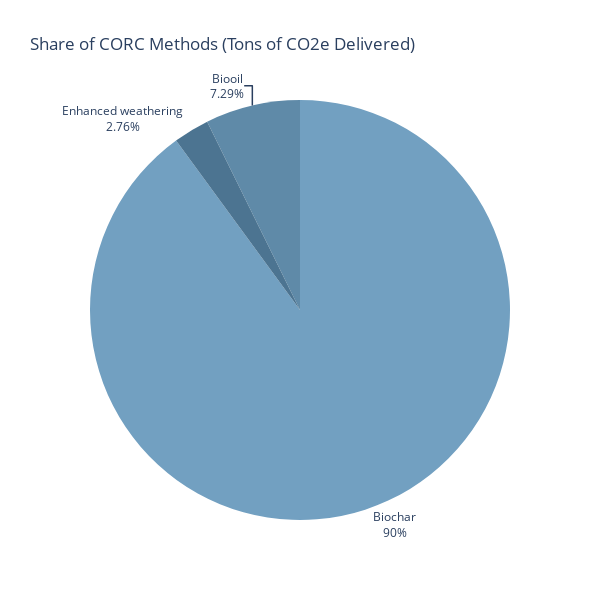

Notebook cell for this chart:
### Code cell
fig = go.Figure()
fig = go.Figure(data=go.Pie(labels=delivered["CDR Method"], values=delivered["Tons Delivered"], textinfo='percent', textposition='inside'))
fig.update_traces(textposition='outside', textinfo='percent+label', marker=dict(colors=['#72A0C1', '#5F8AA8', '#4C7491']))
fig.update_layout(showlegend=False, height=600, width=600, title="Share of CORC Methods (Tons of CO2e Delivered)")

### Figure 1 — Plotly figure (JSON) as saved in the notebook; plotly's stock layout.template omitted (floating-point values rounded to 4 significant figures)
{"data": [{"labels": ["Biochar", "Biooil", "Enhanced weathering"], "marker": {"colors": ["#72A0C1", "#5F8AA8", "#4C7491"]}, "textinfo": "percent+label", "textposition": "outside", "type": "pie", "values": [75480.0, 6116.0, 2315]}], "layout": {"height": 600, "showlegend": false, "title": {"text": "Share of CORC Methods (Tons of CO2e Delivered)"}, "width": 600}}
